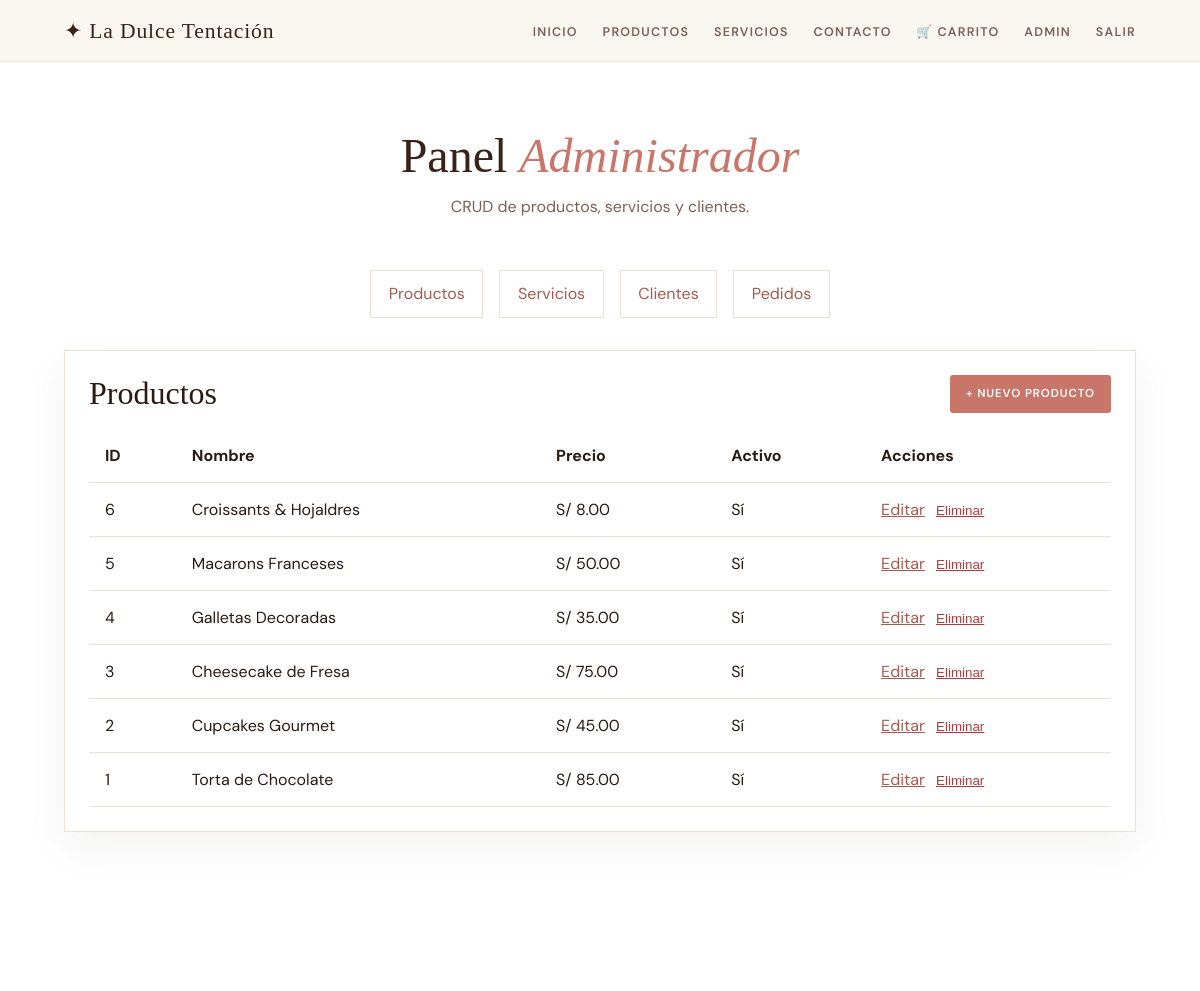
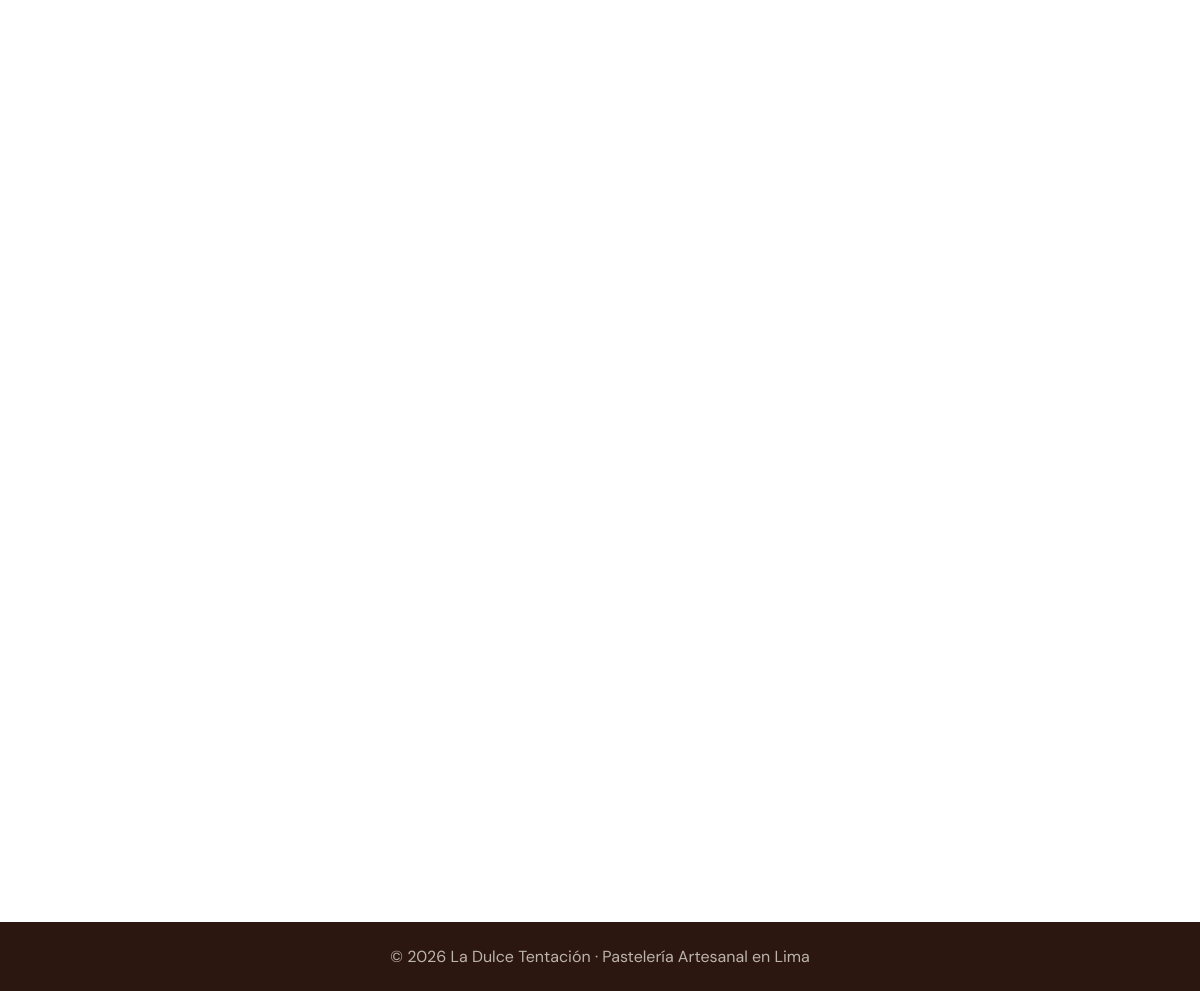
Page /admin (signed in) on the committed database (2 pictures, top to bottom).
### tables this page shows
CREATE TABLE productos (
            id INTEGER PRIMARY KEY AUTOINCREMENT,
            nombre TEXT NOT NULL,
            descripcion TEXT NOT NULL,
            precio REAL NOT NULL,
            imagen TEXT NOT NULL,
            activo INTEGER NOT NULL DEFAULT 1
        );

### app.py (the view)
@app.route("/admin")
@admin_requerido
def admin_dashboard():
    with db_conn() as conn:
        pedidos = conn.execute("SELECT * FROM pedidos ORDER BY id DESC LIMIT 8").fetchall()
    return render_template("admin/dashboard.html", productos=obtener_productos(False), servicios=obtener_servicios(), clientes=obtener_clientes(), pedidos=pedidos)

### app.py (called while the page is built)
def db_conn():
    conn = sqlite3.connect(DB_PATH)
    conn.row_factory = sqlite3.Row
    return conn

@app.before_request
def asegurar_db():
    init_db()

def obtener_productos(activos=True):
    with db_conn() as conn:
        if activos:
            return conn.execute("SELECT * FROM productos WHERE activo=1 ORDER BY id DESC").fetchall()
        return conn.execute("SELECT * FROM productos ORDER BY id DESC").fetchall()

def obtener_servicios():
    with db_conn() as conn:
        return conn.execute("SELECT * FROM servicios ORDER BY id DESC").fetchall()

def obtener_clientes():
    with db_conn() as conn:
        return conn.execute("SELECT * FROM clientes ORDER BY id DESC").fetchall()

def admin_requerido(fn):
    @wraps(fn)
    def wrapper(*args, **kwargs):
        if session.get("rol") != "admin":
            flash("Acceso restringido. Inicia sesión como administrador.", "error")
            return redirect(url_for("admin_login"))
        return fn(*args, **kwargs)
    return wrapper

### templates/admin/dashboard.html (shortened to what this page needs)
{% extends "base.html" %}
{% block content %}
<section class="page-section admin-section">
  <div class="section-header"><h2>Panel <em>Administrador</em></h2><p>CRUD de productos, servicios y clientes.</p></div>
  <div class="admin-tabs">
    <a href="#productos-admin">Productos</a><a href="#servicios-admin">Servicios</a><a href="#clientes-admin">Clientes</a><a href="#pedidos-admin">Pedidos</a>
  </div>
  <section id="productos-admin" class="admin-panel">
    <div class="panel-title"><h3>Productos</h3><a class="btn-mini" href="{{ url_for('producto_nuevo') }}">+ Nuevo producto</a></div>
    <div class="table-responsive"><table><thead><tr><th>ID</th><th>Nombre</th><th>Precio</th><th>Activo</th><th>Acciones</th></tr></thead><tbody>
    {% for p in productos %}<tr><td>{{ p.id }}</td><td>{{ p.nombre }}</td><td>S/ {{ '%.2f'|format(p.precio) }}</td><td>{{ 'Sí' if p.activo else 'No' }}</td><td><a href="{{ url_for('producto_editar', id=p.id) }}">Editar</a><form method="post" action="{{ url_for('producto_eliminar', id=p.id) }}" class="inline-form"><button type="submit">Eliminar</button></form></td></tr>{% endfor %}
    </tbody></table></div>
  </section>
</section>
{% endblock %}

### static/css/style.css (style rules this page uses)
:root { --cream:#faf6f0;--rose:#c8756a;--rose-dark:#a85a50;--brown:#3a2218;--gold:#c9a84c;--text:#2a1a12;--text-light:#7a6055;--white:#fff;--danger:#b33a3a;--font-display:'Cormorant Garamond',serif;--font-body:'DM Sans',sans-serif }
* { margin:0;padding:0;box-sizing:border-box }
html { scroll-behavior:smooth }
body { font-family:var(--font-body);background:var(--cream);color:var(--text);overflow-x:hidden }
a { color:var(--rose-dark) }
.hero h1 em,.section-header h2 em,.login-card em { font-style:italic;color:var(--rose) }
.btn-primary,.btn-secondary,.btn-mini { display:inline-block;border:0;text-decoration:none;cursor:pointer;font-family:var(--font-body);font-weight:600;letter-spacing:.08em;text-transform:uppercase;border-radius:3px;transition:.25s }
.btn-mini { padding:.7rem 1rem;background:var(--rose);color:white;font-size:.72rem }
.menu-section,.page-section { padding:6.5rem 4rem;background:var(--white) }
.page-section { min-height:78vh;padding-top:8rem }
.section-header { text-align:center;margin-bottom:3.3rem }
.section-header h2 { font-family:var(--font-display);font-size:clamp(2.2rem,4vw,3.2rem);font-weight:300;color:var(--brown);margin-bottom:.8rem }
.section-header p { font-size:1rem;color:var(--text-light) }
.cart-table-wrap,.admin-panel { max-width:1120px;margin:0 auto;background:#fff;border:1px solid #ede0d4;padding:1.5rem;box-shadow:0 15px 40px rgba(58,34,24,.06) }
.cart-table,.admin-panel table { width:100%;border-collapse:collapse }
.cart-table th,.cart-table td,.admin-panel th,.admin-panel td { padding:1rem;border-bottom:1px solid #ede0d4;text-align:left;vertical-align:middle }
.admin-tabs { display:flex;gap:1rem;justify-content:center;flex-wrap:wrap;margin-bottom:2rem }
.admin-tabs a { padding:.8rem 1.1rem;background:#fff;border:1px solid #ede0d4;text-decoration:none;color:var(--rose-dark) }
.admin-panel { margin-bottom:2rem }
.panel-title { display:flex;justify-content:space-between;align-items:center;gap:1rem;margin-bottom:1rem }
.panel-title h3 { font-family:var(--font-display);font-size:2rem;font-weight:300 }
.inline-form { display:inline }
.inline-form button { background:transparent;border:0;color:var(--danger);text-decoration:underline;cursor:pointer;margin-left:.7rem }
.table-responsive { overflow-x:auto }

### rows in the picture
productos: id "6", nombre "Croissants & Hojaldres", precio "8.00", activo "Sí"
productos: id "5", nombre "Macarons Franceses", precio "50.00", activo "Sí"
productos: id "4", nombre "Galletas Decoradas", precio "35.00", activo "Sí"
productos: id "3", nombre "Cheesecake de Fresa", precio "75.00", activo "Sí"
productos: id "2", nombre "Cupcakes Gourmet", precio "45.00", activo "Sí"
productos: id "1", nombre "Torta de Chocolate", precio "85.00", activo "Sí"
